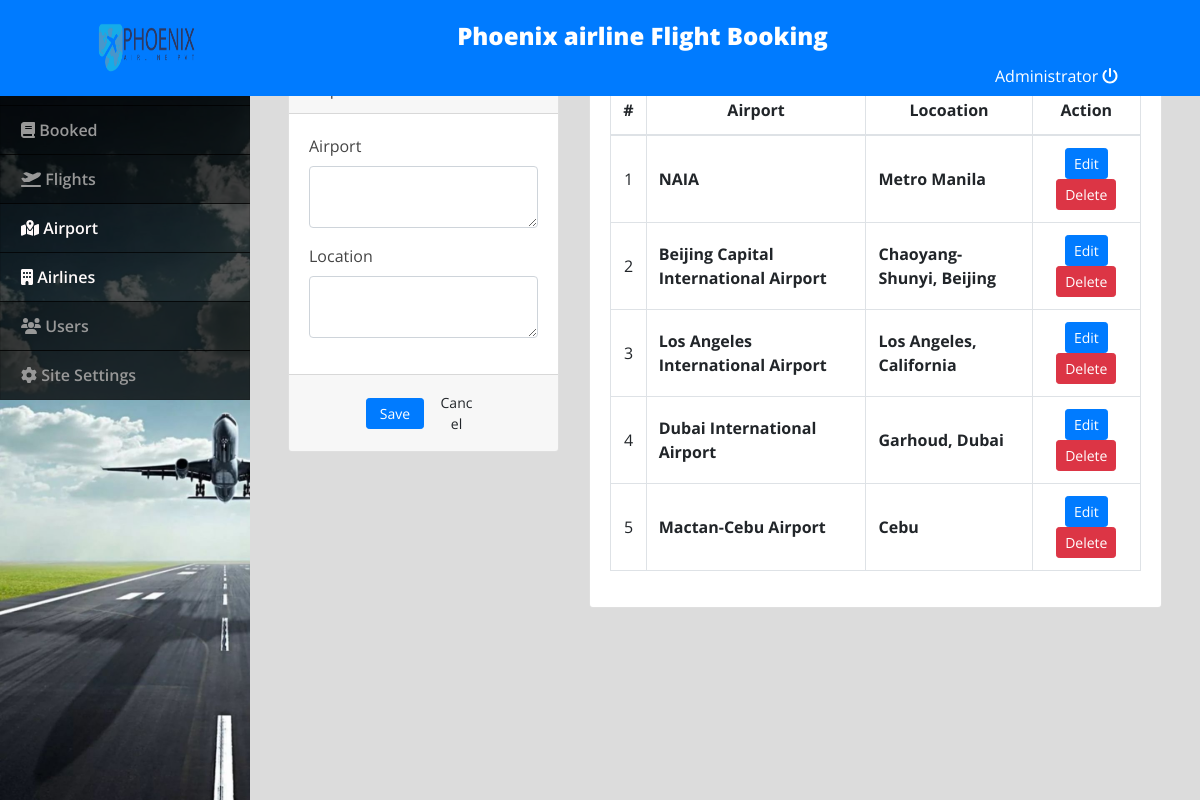
Before: /admin/index.php?page=airport (signed in) with the older database file.
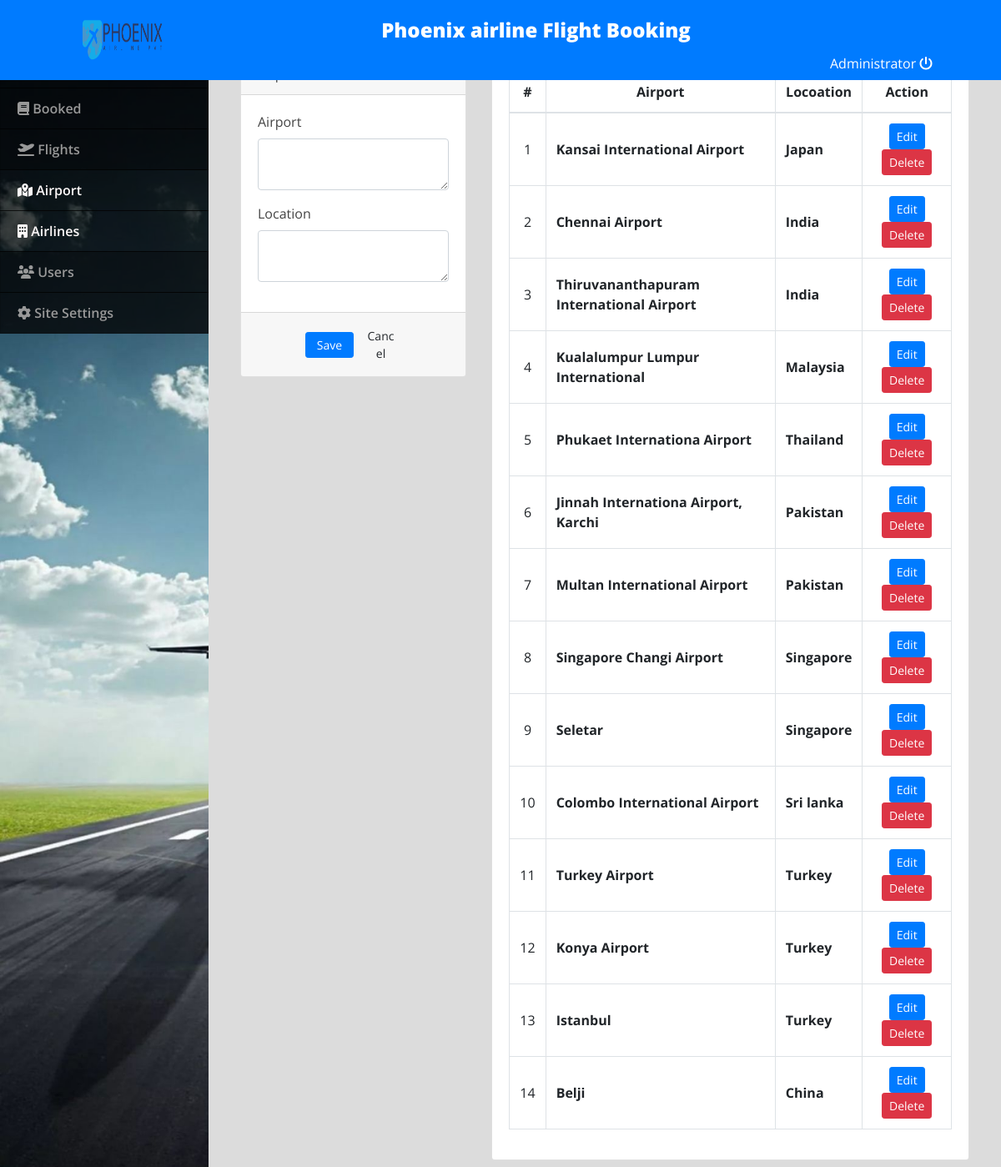
After: the same page with the newer database file.
### tables this page shows
CREATE TABLE `airport_list` (
  `id` int(30) NOT NULL,
  `airport` text NOT NULL,
  `location` text NOT NULL
);

### admin/airport.php (the view, shortened to what this page needs)
<?php include('db_connect.php');?>
<div class="container-fluid">
	<div class="col-lg-12">
		<div class="row">
			<div class="col-md-4">
			<form action="" id="manage-airports">
				<div class="card">
					<div class="card-header">
				  	</div>
					<div class="card-body">
							<div class="form-group">
								<label class="control-label">Airport</label>
								<textarea name="airport" id="" cols="30" rows="2" class="form-control"></textarea>
							</div>
							<div class="form-group">
								<label class="control-label">Location</label>
								<textarea name="location" id="" cols="30" rows="2" class="form-control"></textarea>
							</div>
					</div>
					<div class="card-footer">
						<div class="row">
							<div class="col-md-12">
								<button class="btn btn-sm btn-primary col-sm-3 offset-md-3"> Save</button>
								<button class="btn btn-sm btn-default col-sm-3" type="button" onclick="_reset()"> Cancel</button>
							</div>
						</div>
					</div>
				</div>
			</form>
			</div>
			<div class="col-md-8">
				<div class="card">
					<div class="card-body">
						<table class="table table-bordered table-hover">
							<thead>
								<tr>
									<th class="text-center">#</th>
									<th class="text-center">Airport</th>
									<th class="text-center">Locoation</th>
									<th class="text-center">Action</th>
								</tr>
							</thead>
							<tbody>
								<?php
								$i = 1;
								$cats = $conn->query("SELECT * FROM airport_list order by id asc");
								while($row=$cats->fetch_assoc()):
								?>
								<tr>
									<td class="text-center"><?php echo $i++ ?></td>
									<td class="">
										 <b><?php echo $row['airport'] ?></b>
									</td>
									<td class="">
										 <b><?php echo $row['location'] ?></b>
									</td>
									<td class="text-center">
										<button class="btn btn-sm btn-primary edit_airline" type="button" data-id="<?php echo $row['id'] ?>" data-airport="<?php echo $row['airport'] ?>" data-location="<?php echo $row['location'] ?>" >Edit</button>
										<button class="btn btn-sm btn-danger delete_airline" type="button" data-id="<?php echo $row['id'] ?>">Delete</button>
									</td>
								</tr>
								<?php endwhile; ?>
							</tbody>
						</table>
					</div>
				</div>
			</div>
		</div>
	</div>
</div>

### admin/index.php (shortened to what this page needs)
<!DOCTYPE html>
<html lang="en">
<head>
<?php
 include('./header.php');
 ?>
</head>
<body>
	<?php include 'topbar.php' ?>
	<?php include 'navbar.php' ?>
  <main id="view-panel" >
      <?php $page = isset($_GET['page']) ? $_GET['page'] :'home'; ?>
  	<?php include $page.'.php' ?>
  </main>
</body>
</html>

### admin/header.php (shortened to what this page needs)
  <link rel="stylesheet" href="assets/font-awesome/css/all.min.css">
<link href="assets/vendor/bootstrap/css/bootstrap.min.css" rel="stylesheet">
<link href="assets/vendor/icofont/icofont.min.css" rel="stylesheet">
<link href="assets/vendor/boxicons/css/boxicons.min.css" rel="stylesheet">
<link href="assets/vendor/venobox/venobox.css" rel="stylesheet">
<link href="assets/vendor/animate.css/animate.min.css" rel="stylesheet">
<link href="assets/vendor/remixicon/remixicon.css" rel="stylesheet">
<link href="assets/vendor/owl.carousel/assets/owl.carousel.min.css" rel="stylesheet">
<link href="assets/vendor/bootstrap-datepicker/css/bootstrap-datepicker.min.css" rel="stylesheet">
<link href="assets/DataTables/datatables.min.css" rel="stylesheet">
<link href="assets/css/jquery.datetimepicker.min.css" rel="stylesheet">
<link href="assets/css/select2.min.css" rel="stylesheet">
<link href="assets/css/style.css" rel="stylesheet">
<link type="text/css" rel="stylesheet" href="assets/css/jquery-te-1.4.0.css">

### admin/topbar.php (shortened to what this page needs)
<nav class="navbar navbar-light fixed-top bg-primary" style="padding:0;">
  <div class="container-fluid mt-2 mb-2">
  	<div class="col-lg-12">
  		<div class="col-md-1 float-left" style="display: flex;">
  			<div class="logo">
  				<img src="assets/img/logo.png" style="width:150px; height: 50px; "/>
  			</div>
  		</div>
      <div class="topic">
        <large><b>Phoenix airline Flight Booking</b></large>
      </div>
	  	<div class="col-md-2 float-right text-white">
	  		<a href="ajax.php?action=logout" class="text-white"><?php echo $_SESSION['login_name'] ?> <i class="fa fa-power-off"></i></a>
	    </div>
    </div>
  </div>
</nav>

### admin/navbar.php (shortened to what this page needs)
<nav id="sidebar" class='mx-lt-5 bg-dark' style="background-image: url(assets/img/background13.jpeg);">
		<div class="sidebar-list">
				<a href="index.php?page=home" class="nav-item nav-home"><span class='icon-field'><i class="fa fa-home"></i></span> Home</a>
				<a href="index.php?page=booked" class="nav-item nav-booked"><span class='icon-field'><i class="fa fa-book"></i></span> Booked</a>
				<a href="index.php?page=flights" class="nav-item nav-flights"><span class='icon-field'><i class="fa fa-plane-departure"></i></span> Flights</a>
				<a href="index.php?page=airport" class="nav-item nav-airport"><span class='icon-field'><i class="fa fa-map-marked-alt"></i></span> Airport</a>
				<a href="index.php?page=airlines" class="nav-item nav-airport"><span class='icon-field'><i class="fa fa-building"></i></span> Airlines</a>
				<?php if($_SESSION['login_type'] == 1): ?>
				<a href="index.php?page=users" class="nav-item nav-users"><span class='icon-field'><i class="fa fa-users"></i></span> Users</a>
				<a href="index.php?page=site_settings" class="nav-item nav-site_settings"><span class='icon-field'><i class="fa fa-cog"></i></span> Site Settings</a>
			<?php endif; ?>
		</div>
</nav>

### admin/assets/css/style.css (style rules this page uses)
body { font-family: "Open Sans", sans-serif; color: #444444; width: 100%; height: calc(100%); }
a { color: #1977cc; }
nav#sidebar { height: calc(100%); position: fixed; z-index: 99; left: 0; width: 250px; background: url(../../../assets/img/travel-cover.jpg); background-repeat: no-repeat; background-size: cover; }
a.nav-item { position: relative; display: block; padding: .75rem 1.25rem; margin-bottom: -1px; border: 1px solid rgba(0,0,0,.125); background-color: #000000c4; color: #989898; font-weight: 600; }
a.nav-item:hover, .nav-item.active { background-color: #000000ad; color: #fffafa; }
main#view-panel { margin-left: 250px; width:calc(100% - 250px); margin-top: 3.5rem; padding: .5em }

### admin/index.php (style rules this page uses)
body { background: #80808045; }

### admin/topbar.php (style rules this page uses)
.logo { margin: 10px 50px; float: left; color: #fff; font-size: 35px; text-transform: capitalize; }
.logo::after { position: fixed; top: 50%; left: 50%; }
.topic { margin: 10px; font-size: 24px; font-weight: bold; text-align:center ; color: white; }
.col-md-2 { position: relative; width: 100%; padding-right: 15px; padding-left: 15px; }

### admin/airport.php (style rules this page uses)
td { vertical-align: middle !important; }
img { max-width:100px; max-height: :150px; }

Changed rows visible on the page:
removed airport_list: airport "NAIA", location "Metro Manila"
added airport_list: airport "Kansai International Airport", location "Japan"
changed airport_list: airport "Beijing Capital International Airport" → "Chennai Airport"; location "Chaoyang-Shunyi, Beijing" → "India"
changed airport_list: airport "Los Angeles International Airport" → "Thiruvananthapuram International Airport"; location "Los Angeles, California" → "India"
changed airport_list: airport "Dubai International Airport" → "Kualalumpur Lumpur International"; location "Garhoud, Dubai" → "Malaysia"
changed airport_list: airport "Mactan-Cebu Airport" → "Phukaet Internationa Airport"; location "Cebu" → "Thailand"
added airport_list: airport "Jinnah Internationa Airport, Karchi", location "Pakistan"
added airport_list: airport "Multan International Airport", location "Pakistan"
added airport_list: airport "Singapore Changi Airport", location "Singapore"
added airport_list: airport "Seletar", location "Singapore"
added airport_list: airport "Colombo International Airport", location "Sri lanka"
added airport_list: airport "Turkey Airport", location "Turkey"
added airport_list: airport "Konya Airport", location "Turkey"
added airport_list: airport "Istanbul", location "Turkey"
added airport_list: airport "Belji", location "China"
